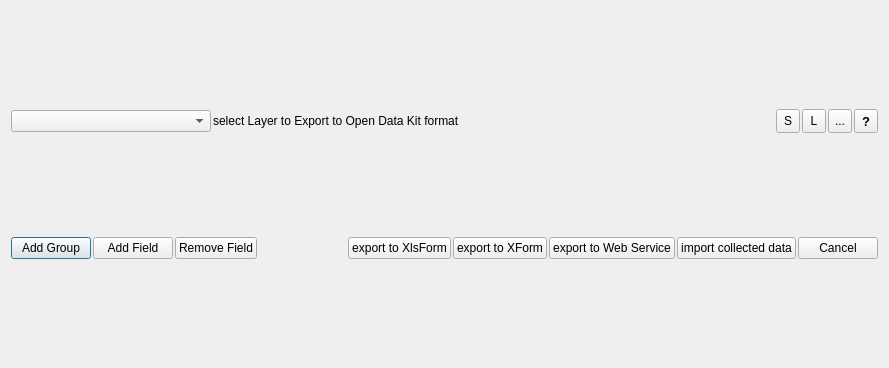
<?xml version="1.0" encoding="UTF-8"?>
<ui version="4.0">
 <class>QgisODKDialogBase</class>
 <widget class="QDialog" name="QgisODKDialogBase">
  <property name="geometry">
   <rect>
    <x>0</x>
    <y>0</y>
    <width>889</width>
    <height>368</height>
   </rect>
  </property>
  <property name="windowTitle">
   <string>QGISODK</string>
  </property>
  <layout class="QVBoxLayout" name="verticalLayout">
   <item>
    <layout class="QHBoxLayout" name="horizontalLayout_2">
     <property name="spacing">
      <number>2</number>
     </property>
     <item>
      <widget class="QComboBox" name="layersComboBox">
       <property name="minimumSize">
        <size>
         <width>200</width>
         <height>0</height>
        </size>
       </property>
      </widget>
     </item>
     <item>
      <widget class="QLabel" name="label">
       <property name="text">
        <string>select Layer to Export to Open Data Kit format</string>
       </property>
      </widget>
     </item>
     <item>
      <spacer name="horizontalSpacer_2">
       <property name="orientation">
        <enum>Qt::Horizontal</enum>
       </property>
       <property name="sizeHint" stdset="0">
        <size>
         <width>40</width>
         <height>20</height>
        </size>
       </property>
      </spacer>
     </item>
     <item>
      <widget class="QToolButton" name="ODKsaveButton">
       <property name="minimumSize">
        <size>
         <width>24</width>
         <height>24</height>
        </size>
       </property>
       <property name="toolTip">
        <string>save Open Data Kit project</string>
       </property>
       <property name="text">
        <string>S</string>
       </property>
       <property name="icon">
        <iconset>
         <normaloff>save.png</normaloff>save.png</iconset>
       </property>
      </widget>
     </item>
     <item>
      <widget class="QToolButton" name="ODKloadButton">
       <property name="minimumSize">
        <size>
         <width>24</width>
         <height>24</height>
        </size>
       </property>
       <property name="toolTip">
        <string>load Open Data Kit Project</string>
       </property>
       <property name="text">
        <string>L</string>
       </property>
       <property name="icon">
        <iconset>
         <normaloff>open.png</normaloff>open.png</iconset>
       </property>
      </widget>
     </item>
     <item>
      <widget class="QToolButton" name="settingsToolButton">
       <property name="minimumSize">
        <size>
         <width>24</width>
         <height>24</height>
        </size>
       </property>
       <property name="toolTip">
        <string>Open Data Kit plugin general settings</string>
       </property>
       <property name="text">
        <string>...</string>
       </property>
       <property name="icon">
        <iconset>
         <normaloff>settings.svg</normaloff>settings.svg</iconset>
       </property>
       <property name="iconSize">
        <size>
         <width>16</width>
         <height>16</height>
        </size>
       </property>
      </widget>
     </item>
     <item>
      <widget class="QToolButton" name="helpToolButton">
       <property name="minimumSize">
        <size>
         <width>24</width>
         <height>24</height>
        </size>
       </property>
       <property name="font">
        <font>
         <pointsize>10</pointsize>
         <weight>75</weight>
         <bold>true</bold>
        </font>
       </property>
       <property name="text">
        <string>?</string>
       </property>
      </widget>
     </item>
    </layout>
   </item>
   <item>
    <layout class="QVBoxLayout" name="treeViewLayout"/>
   </item>
   <item>
    <layout class="QHBoxLayout" name="horizontalLayout">
     <property name="spacing">
      <number>2</number>
     </property>
     <item>
      <widget class="QPushButton" name="addGroupButton">
       <property name="text">
        <string>Add Group</string>
       </property>
      </widget>
     </item>
     <item>
      <widget class="QPushButton" name="addFieldButton">
       <property name="text">
        <string>Add Field</string>
       </property>
      </widget>
     </item>
     <item>
      <widget class="QPushButton" name="removeFieldButton">
       <property name="text">
        <string>Remove Field</string>
       </property>
      </widget>
     </item>
     <item>
      <spacer name="horizontalSpacer">
       <property name="orientation">
        <enum>Qt::Horizontal</enum>
       </property>
       <property name="sizeHint" stdset="0">
        <size>
         <width>40</width>
         <height>20</height>
        </size>
       </property>
      </spacer>
     </item>
     <item>
      <widget class="QPushButton" name="exportXlsFormButton">
       <property name="text">
        <string>export to XlsForm</string>
       </property>
      </widget>
     </item>
     <item>
      <widget class="QPushButton" name="exportXFormButton">
       <property name="text">
        <string>export to XForm</string>
       </property>
      </widget>
     </item>
     <item>
      <widget class="QPushButton" name="exportToWebServiceButton">
       <property name="text">
        <string>export to Web Service</string>
       </property>
      </widget>
     </item>
     <item>
      <widget class="QPushButton" name="importCollectedDataButton">
       <property name="text">
        <string>import collected data</string>
       </property>
      </widget>
     </item>
     <item>
      <widget class="QPushButton" name="cancelButton">
       <property name="text">
        <string>Cancel</string>
       </property>
      </widget>
     </item>
    </layout>
   </item>
  </layout>
 </widget>
 <resources/>
 <connections/>
</ui>
